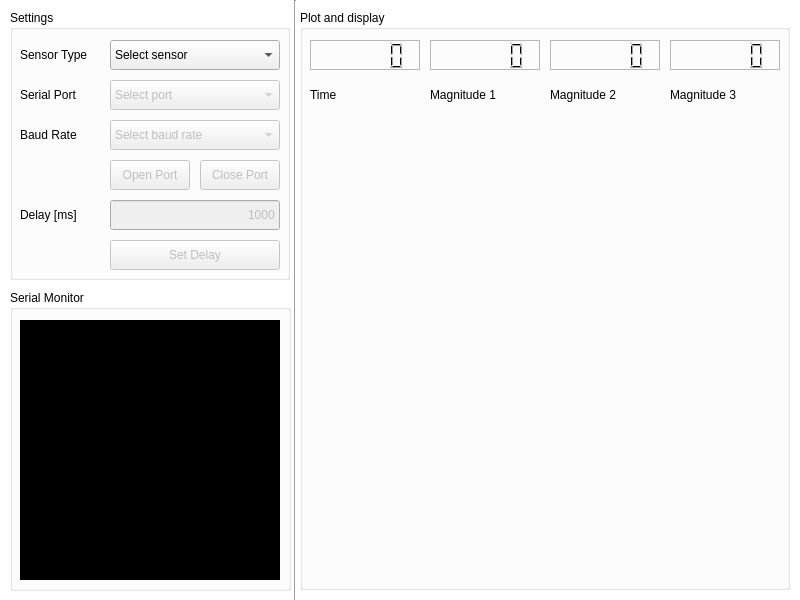
<?xml version="1.0" encoding="UTF-8"?>
<ui version="4.0">
 <class>MainWindow</class>
 <widget class="QMainWindow" name="MainWindow">
  <property name="geometry">
   <rect>
    <x>0</x>
    <y>0</y>
    <width>800</width>
    <height>600</height>
   </rect>
  </property>
  <property name="minimumSize">
   <size>
    <width>800</width>
    <height>600</height>
   </size>
  </property>
  <property name="maximumSize">
   <size>
    <width>800</width>
    <height>600</height>
   </size>
  </property>
  <property name="font">
   <font>
    <pointsize>10</pointsize>
   </font>
  </property>
  <property name="cursor">
   <cursorShape>ArrowCursor</cursorShape>
  </property>
  <property name="windowTitle">
   <string>Aruino Serial Monitor</string>
  </property>
  <property name="toolTip">
   <string>Arduino Serial Monitor</string>
  </property>
  <property name="autoFillBackground">
   <bool>false</bool>
  </property>
  <property name="styleSheet">
   <string notr="true">QMainWindow {
	background-color: #FFFFFF;
}</string>
  </property>
  <property name="unifiedTitleAndToolBarOnMac">
   <bool>false</bool>
  </property>
  <widget class="QWidget" name="MainPannel">
   <property name="minimumSize">
    <size>
     <width>800</width>
     <height>0</height>
    </size>
   </property>
   <widget class="QGroupBox" name="SettingsPanel">
    <property name="geometry">
     <rect>
      <x>10</x>
      <y>10</y>
      <width>280</width>
      <height>270</height>
     </rect>
    </property>
    <property name="font">
     <font>
      <weight>50</weight>
      <italic>false</italic>
      <bold>false</bold>
      <kerning>true</kerning>
     </font>
    </property>
    <property name="mouseTracking">
     <bool>false</bool>
    </property>
    <property name="title">
     <string>Settings</string>
    </property>
    <property name="flat">
     <bool>true</bool>
    </property>
    <property name="checkable">
     <bool>false</bool>
    </property>
    <widget class="QLabel" name="LBLBaudRate">
     <property name="geometry">
      <rect>
       <x>10</x>
       <y>110</y>
       <width>80</width>
       <height>30</height>
      </rect>
     </property>
     <property name="text">
      <string>Baud Rate</string>
     </property>
    </widget>
    <widget class="QLabel" name="LBLSerialPort">
     <property name="geometry">
      <rect>
       <x>10</x>
       <y>70</y>
       <width>80</width>
       <height>30</height>
      </rect>
     </property>
     <property name="text">
      <string>Serial Port</string>
     </property>
    </widget>
    <widget class="QComboBox" name="SELSerialPort">
     <property name="enabled">
      <bool>false</bool>
     </property>
     <property name="geometry">
      <rect>
       <x>100</x>
       <y>70</y>
       <width>170</width>
       <height>30</height>
      </rect>
     </property>
     <item>
      <property name="text">
       <string>Select port</string>
      </property>
     </item>
    </widget>
    <widget class="QPushButton" name="BTNOpenPort">
     <property name="enabled">
      <bool>false</bool>
     </property>
     <property name="geometry">
      <rect>
       <x>100</x>
       <y>150</y>
       <width>80</width>
       <height>30</height>
      </rect>
     </property>
     <property name="text">
      <string>Open Port</string>
     </property>
     <property name="autoDefault">
      <bool>false</bool>
     </property>
     <property name="flat">
      <bool>false</bool>
     </property>
    </widget>
    <widget class="QPushButton" name="BTNClosePort">
     <property name="enabled">
      <bool>false</bool>
     </property>
     <property name="geometry">
      <rect>
       <x>190</x>
       <y>150</y>
       <width>80</width>
       <height>30</height>
      </rect>
     </property>
     <property name="text">
      <string>Close Port</string>
     </property>
     <property name="default">
      <bool>false</bool>
     </property>
     <property name="flat">
      <bool>false</bool>
     </property>
    </widget>
    <widget class="QComboBox" name="SELBaudRate">
     <property name="enabled">
      <bool>false</bool>
     </property>
     <property name="geometry">
      <rect>
       <x>100</x>
       <y>110</y>
       <width>170</width>
       <height>30</height>
      </rect>
     </property>
     <property name="currentIndex">
      <number>0</number>
     </property>
     <item>
      <property name="text">
       <string>Select baud rate</string>
      </property>
     </item>
     <item>
      <property name="text">
       <string>4800 baud</string>
      </property>
     </item>
     <item>
      <property name="text">
       <string>9600 baud</string>
      </property>
     </item>
     <item>
      <property name="text">
       <string>19200  baud</string>
      </property>
     </item>
     <item>
      <property name="text">
       <string>38400  baud</string>
      </property>
     </item>
     <item>
      <property name="text">
       <string>57600  baud</string>
      </property>
     </item>
     <item>
      <property name="text">
       <string>115200  baud</string>
      </property>
     </item>
     <item>
      <property name="text">
       <string>230400  baud</string>
      </property>
     </item>
     <item>
      <property name="text">
       <string>250000  baud</string>
      </property>
     </item>
    </widget>
    <widget class="QLabel" name="LBLSensorType">
     <property name="geometry">
      <rect>
       <x>10</x>
       <y>30</y>
       <width>80</width>
       <height>30</height>
      </rect>
     </property>
     <property name="text">
      <string>Sensor Type</string>
     </property>
    </widget>
    <widget class="QComboBox" name="SELSensor">
     <property name="geometry">
      <rect>
       <x>100</x>
       <y>30</y>
       <width>170</width>
       <height>30</height>
      </rect>
     </property>
     <property name="currentIndex">
      <number>0</number>
     </property>
     <item>
      <property name="text">
       <string>Select sensor</string>
      </property>
     </item>
     <item>
      <property name="text">
       <string>Accelerometer</string>
      </property>
     </item>
     <item>
      <property name="text">
       <string>Barometer</string>
      </property>
     </item>
     <item>
      <property name="text">
       <string>Thermohygrometer</string>
      </property>
     </item>
     <item>
      <property name="text">
       <string>Ultrasonic Rangin Sensor</string>
      </property>
     </item>
    </widget>
    <widget class="QLabel" name="LBLDelay">
     <property name="geometry">
      <rect>
       <x>10</x>
       <y>190</y>
       <width>80</width>
       <height>30</height>
      </rect>
     </property>
     <property name="text">
      <string>Delay [ms]</string>
     </property>
    </widget>
    <widget class="QLineEdit" name="INDelay">
     <property name="enabled">
      <bool>false</bool>
     </property>
     <property name="geometry">
      <rect>
       <x>100</x>
       <y>190</y>
       <width>170</width>
       <height>30</height>
      </rect>
     </property>
     <property name="inputMethodHints">
      <set>Qt::ImhDigitsOnly</set>
     </property>
     <property name="text">
      <string notr="true">1000</string>
     </property>
     <property name="maxLength">
      <number>7</number>
     </property>
     <property name="cursorPosition">
      <number>4</number>
     </property>
     <property name="alignment">
      <set>Qt::AlignRight|Qt::AlignTrailing|Qt::AlignVCenter</set>
     </property>
     <property name="cursorMoveStyle">
      <enum>Qt::LogicalMoveStyle</enum>
     </property>
    </widget>
    <widget class="QPushButton" name="BTNSetDelay">
     <property name="enabled">
      <bool>false</bool>
     </property>
     <property name="geometry">
      <rect>
       <x>100</x>
       <y>230</y>
       <width>170</width>
       <height>30</height>
      </rect>
     </property>
     <property name="text">
      <string>Set Delay</string>
     </property>
     <property name="checkable">
      <bool>false</bool>
     </property>
     <property name="flat">
      <bool>false</bool>
     </property>
    </widget>
   </widget>
   <widget class="Line" name="Separator">
    <property name="geometry">
     <rect>
      <x>290</x>
      <y>0</y>
      <width>10</width>
      <height>600</height>
     </rect>
    </property>
    <property name="orientation">
     <enum>Qt::Vertical</enum>
    </property>
   </widget>
   <widget class="QGroupBox" name="DisplayPanel">
    <property name="geometry">
     <rect>
      <x>300</x>
      <y>10</y>
      <width>490</width>
      <height>580</height>
     </rect>
    </property>
    <property name="title">
     <string>Plot and display</string>
    </property>
    <widget class="QWidget" name="verticalLayoutWidget">
     <property name="geometry">
      <rect>
       <x>10</x>
       <y>110</y>
       <width>471</width>
       <height>461</height>
      </rect>
     </property>
     <layout class="QVBoxLayout" name="PlotLayout">
      <property name="spacing">
       <number>0</number>
      </property>
      <property name="leftMargin">
       <number>0</number>
      </property>
     </layout>
    </widget>
    <widget class="QLCDNumber" name="LDCTime">
     <property name="geometry">
      <rect>
       <x>10</x>
       <y>30</y>
       <width>110</width>
       <height>30</height>
      </rect>
     </property>
     <property name="autoFillBackground">
      <bool>false</bool>
     </property>
     <property name="frameShape">
      <enum>QFrame::StyledPanel</enum>
     </property>
     <property name="frameShadow">
      <enum>QFrame::Sunken</enum>
     </property>
     <property name="lineWidth">
      <number>1</number>
     </property>
     <property name="smallDecimalPoint">
      <bool>true</bool>
     </property>
     <property name="value" stdset="0">
      <double>0.000000000000000</double>
     </property>
    </widget>
    <widget class="QLabel" name="LBLTime">
     <property name="geometry">
      <rect>
       <x>10</x>
       <y>70</y>
       <width>110</width>
       <height>30</height>
      </rect>
     </property>
     <property name="text">
      <string>Time</string>
     </property>
    </widget>
    <widget class="QLCDNumber" name="LCDMagnitude1">
     <property name="geometry">
      <rect>
       <x>130</x>
       <y>30</y>
       <width>110</width>
       <height>30</height>
      </rect>
     </property>
     <property name="autoFillBackground">
      <bool>false</bool>
     </property>
     <property name="frameShape">
      <enum>QFrame::StyledPanel</enum>
     </property>
     <property name="frameShadow">
      <enum>QFrame::Sunken</enum>
     </property>
     <property name="lineWidth">
      <number>1</number>
     </property>
     <property name="smallDecimalPoint">
      <bool>true</bool>
     </property>
    </widget>
    <widget class="QLabel" name="LBLMagnitude1">
     <property name="geometry">
      <rect>
       <x>130</x>
       <y>70</y>
       <width>110</width>
       <height>30</height>
      </rect>
     </property>
     <property name="text">
      <string>Magnitude 1</string>
     </property>
    </widget>
    <widget class="QLCDNumber" name="LCDMagnitude2">
     <property name="geometry">
      <rect>
       <x>250</x>
       <y>30</y>
       <width>110</width>
       <height>30</height>
      </rect>
     </property>
     <property name="autoFillBackground">
      <bool>false</bool>
     </property>
     <property name="frameShape">
      <enum>QFrame::StyledPanel</enum>
     </property>
     <property name="frameShadow">
      <enum>QFrame::Sunken</enum>
     </property>
     <property name="lineWidth">
      <number>1</number>
     </property>
     <property name="smallDecimalPoint">
      <bool>true</bool>
     </property>
    </widget>
    <widget class="QLabel" name="LBLMagnitude2">
     <property name="geometry">
      <rect>
       <x>250</x>
       <y>70</y>
       <width>110</width>
       <height>30</height>
      </rect>
     </property>
     <property name="text">
      <string>Magnitude 2</string>
     </property>
    </widget>
    <widget class="QLCDNumber" name="LCDMagnitude3">
     <property name="geometry">
      <rect>
       <x>370</x>
       <y>30</y>
       <width>110</width>
       <height>30</height>
      </rect>
     </property>
     <property name="autoFillBackground">
      <bool>false</bool>
     </property>
     <property name="frameShape">
      <enum>QFrame::StyledPanel</enum>
     </property>
     <property name="frameShadow">
      <enum>QFrame::Sunken</enum>
     </property>
     <property name="lineWidth">
      <number>1</number>
     </property>
     <property name="smallDecimalPoint">
      <bool>true</bool>
     </property>
    </widget>
    <widget class="QLabel" name="LBLMagnitude3">
     <property name="geometry">
      <rect>
       <x>370</x>
       <y>70</y>
       <width>110</width>
       <height>30</height>
      </rect>
     </property>
     <property name="text">
      <string>Magnitude 3</string>
     </property>
    </widget>
   </widget>
   <widget class="QGroupBox" name="SerialConsolePanel">
    <property name="geometry">
     <rect>
      <x>10</x>
      <y>290</y>
      <width>281</width>
      <height>301</height>
     </rect>
    </property>
    <property name="title">
     <string>Serial Monitor</string>
    </property>
    <widget class="QTextEdit" name="SerialConsole">
     <property name="enabled">
      <bool>false</bool>
     </property>
     <property name="geometry">
      <rect>
       <x>10</x>
       <y>30</y>
       <width>260</width>
       <height>260</height>
      </rect>
     </property>
     <property name="styleSheet">
      <string notr="true">background-color: #000000;
color: #00FF00;</string>
     </property>
     <property name="frameShape">
      <enum>QFrame::StyledPanel</enum>
     </property>
     <property name="frameShadow">
      <enum>QFrame::Sunken</enum>
     </property>
     <property name="lineWidth">
      <number>1</number>
     </property>
     <property name="readOnly">
      <bool>true</bool>
     </property>
    </widget>
   </widget>
  </widget>
 </widget>
 <tabstops>
  <tabstop>SELSensor</tabstop>
  <tabstop>SELSerialPort</tabstop>
  <tabstop>SELBaudRate</tabstop>
  <tabstop>BTNOpenPort</tabstop>
  <tabstop>BTNClosePort</tabstop>
  <tabstop>INDelay</tabstop>
  <tabstop>BTNSetDelay</tabstop>
  <tabstop>SerialConsole</tabstop>
 </tabstops>
 <resources/>
 <connections/>
</ui>
